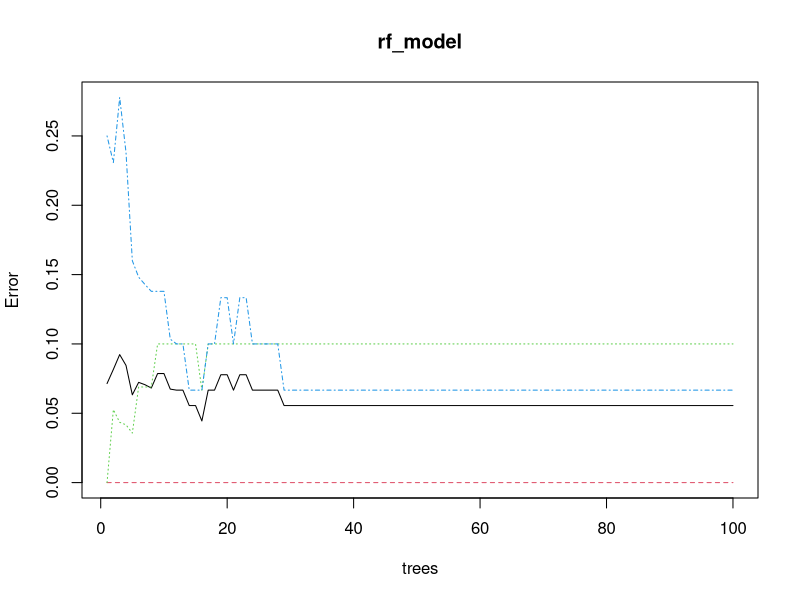
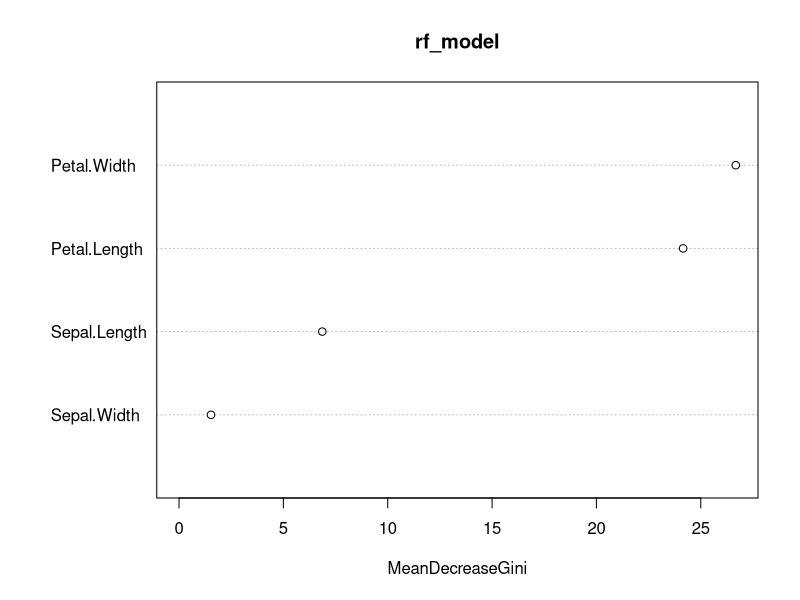

The R script that drew these images, in order:
View(iris)
summary(iris)
set.seed(2)

install.packages("caTools")
library(caTools)

split <- sample.split(iris, SplitRatio = 0.7)
split

train <- subset(iris, split==TRUE)
test <- subset(iris, split==FALSE)

train
test

install.packages("randomForest")
library(randomForest)

# Train the model
rf_model <- randomForest(Species ~ ., data = train, ntree = 100, mtry = 2)

plot(rf_model)


# View model summary
print(rf_model)

# Predict on test data
predictions <- predict(rf_model, newdata = test)

# View predictions
print(predictions)

# Create a confusion matrix
confusion_matrix <- table(test$Species, predictions)

# Print the confusion matrix
print(confusion_matrix)

# Calculate accuracy
accuracy <- sum(diag(confusion_matrix)) / sum(confusion_matrix)
print(paste("Accuracy:", accuracy))
# Plot variable importance
varImpPlot(rf_model)
